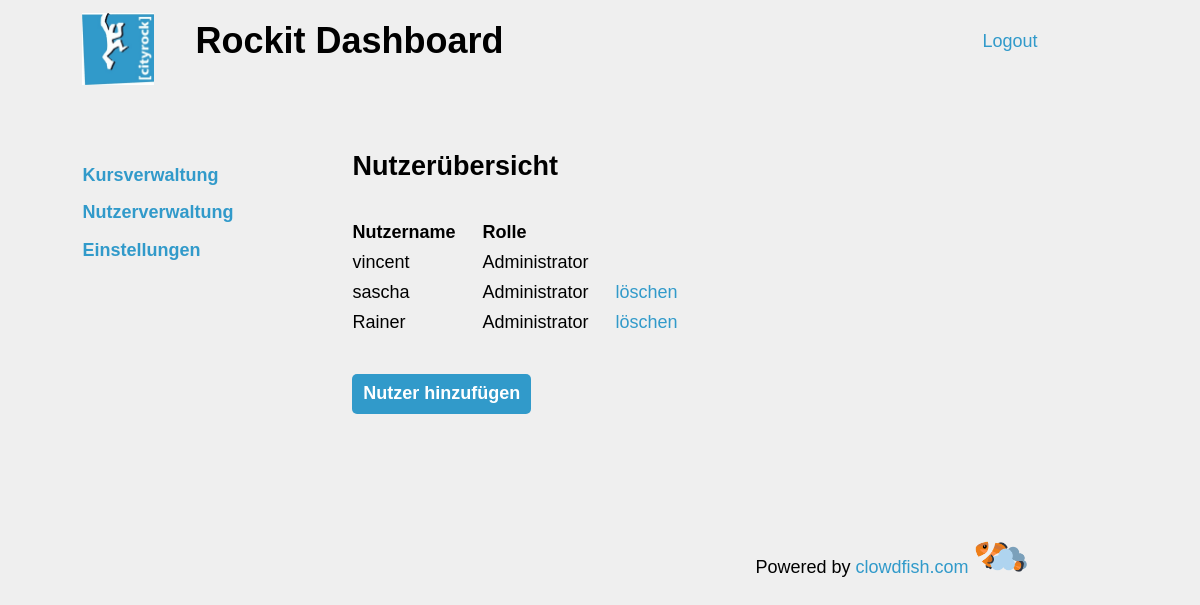
The page /site/user.php (signed in) on the database its author committed.
### tables this page shows
CREATE TABLE `user` (
  `id` int(11) NOT NULL AUTO_INCREMENT,
  `username` varchar(45) DEFAULT NULL,
  `password` varchar(32) DEFAULT NULL,
  `first_name` varchar(45) DEFAULT NULL,
  `last_name` varchar(45) DEFAULT NULL,
  `phone` varchar(20) DEFAULT NULL,
  `active` tinyint(1) DEFAULT '1',
  `deletable` tinyint(1) DEFAULT '1',
  PRIMARY KEY (`id`),
  UNIQUE KEY `id_UNIQUE` (`id`),
  UNIQUE KEY `username_UNIQUE` (`username`)
);

### site/user.php (the view, shortened to what this page needs)
<?php
include_once('_init.php');
if(isset($_POST['new']) && isset($_POST['username']) && isset($_POST['password'])) {
	$success = addUser($_POST['username'], md5($_POST['password']), $_POST['role']);
	if($success) {
		$title = "Neuer Nutzer";
		$content = "Nutzer wurde erstellt.";
	}
	else {
		$title = "Neuer Nutzer";
		$content = "Fehler: Nutzer konnte nicht erstellt werden.";
	}
}
else {
	if(isset($_GET["id"])) {
		if($_GET["id"] == "new") {
			$title = "Neuer Nutzer";
			$content = "
			 	<form method='post' onsubmit='return cityrock.validateForm(this);'>
					<label for='username'>Nutzername</label>
					<input type='text' placeholder='Nutzername' name='username'>
					<label for='password'>Passwort (gut merken!)</label>
					<input type='password' placeholder='Passwort' name='password'>
					<label for='role'>Zugewiesene Rolle</label>
					<select name='role'>";
			foreach(getRoles() as $role) {
				$content .= "<option value='{$role['id']}'>{$role['title']}</option>";
			}
			$content .= "
					</select>
					<input type='hidden' name='new' value='true'>
					<a href='./' class='button error'>Abbrechen</a>
					<input type='submit' class='button' value='Hinzufügen'>
				</form>";
		}
	}
	else {
		$content = "
			<div class='list'>
				<span class='list-heading'>
					<span>Nutzername</span>
					<span>Rolle</span>
					<span></span>
				</span>";
		$users = getUsers();
		foreach($users as $user) {
			$content .= "
					<span class='list-item'>
						<span>{$user['username']}</span>
						<span>{$user['roles']}</span>
						<span>";
			if($user['deletable']) {
				$content .= "
							<form action='{$root_directory}/confirmation' method='post'>
								<input type='hidden' name='confirmation' value='true'>
								<input type='hidden' name='action' value='delete'>
								<input type='hidden' name='description' value='Nutzer'>
								<input type='hidden' name='table' value='user'>
								<input type='hidden' name='id' value='{$user['id']}'>
								<a href='#' class='confirm'>löschen</a>
							</form>";
			}
			$content .= "
						</span>
					</span>";
		}
		$content .= "
				</div>
				<div class='action-bar'>
					<a href='./user/new' class='button'>Nutzer hinzufügen</a>
				</div>";
	}
}
include('_main.php');
?>

### rows shown on the page
user: username "vincent", roles "Administrator"
user: username "sascha", roles "Administrator"
user: username "Rainer", roles "Administrator"

### other values the page prints
$title "Nutzerübersicht"
